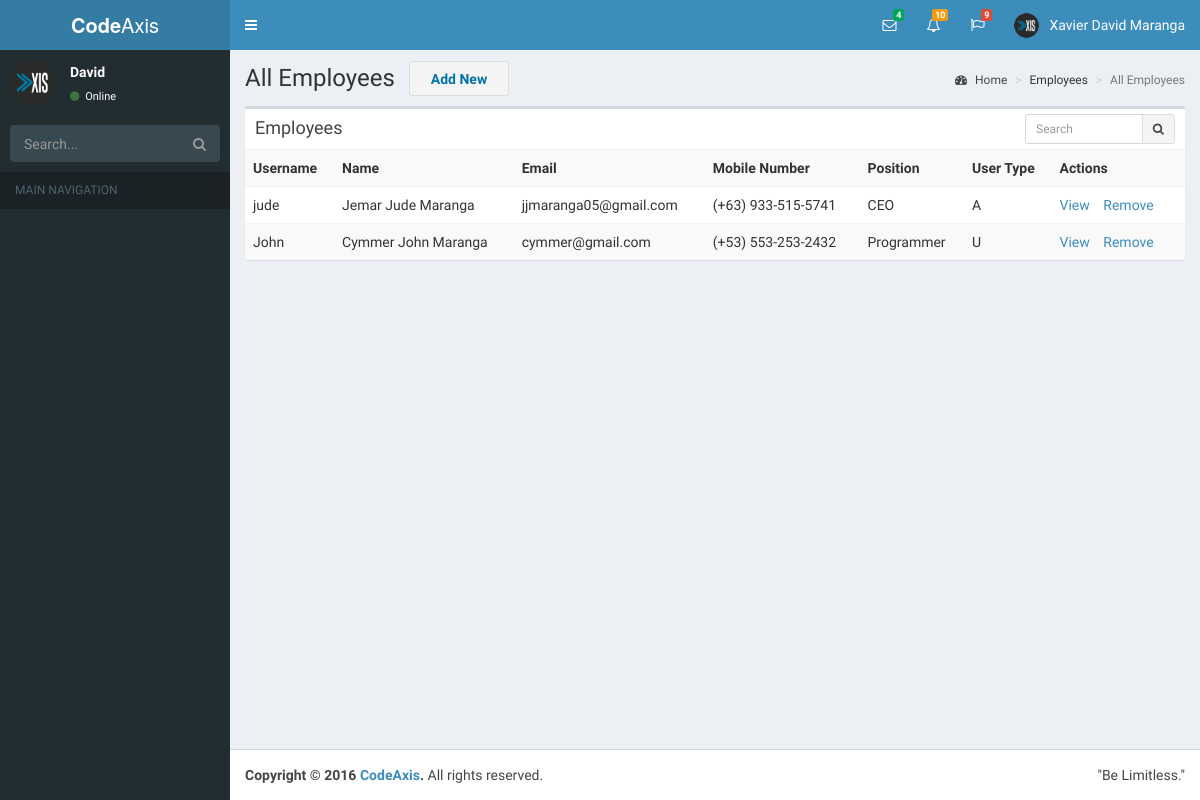
The page /employees.php (signed in) on the database its author committed.
### tables this page shows
CREATE TABLE `user` (
  `UserID` int(11) NOT NULL,
  `UserType` char(1) NOT NULL,
  `FirstName` varchar(50) NOT NULL,
  `LastName` varchar(50) NOT NULL,
  `Gender` varchar(6) NOT NULL,
  `Age` tinyint(4) NOT NULL,
  `MembershipDate` date NOT NULL,
  `Position` varchar(20) NOT NULL,
  `NickName` varchar(25) NOT NULL,
  `Email` varchar(50) NOT NULL,
  `PhoneNumber` varchar(20) NOT NULL,
  `TelephoneNumber` varchar(15) NOT NULL,
  `BiographicalInfo` text NOT NULL,
  `ProfilePicture` tinytext NOT NULL,
  `Password` varchar(30) NOT NULL,
  `UserName` varchar(30) NOT NULL
);

### employees.php (the view, shortened to what this page needs)
<?php
	include('config.php');
?>
<!DOCTYPE html>
<html>
	<head>
		<link rel="stylesheet" href="bootstrap/css/bootstrap.min.css">
		<link rel="stylesheet" href="css/font-awesome.min.css">
		<link rel="stylesheet" href="https://cdnjs.cloudflare.com/ajax/libs/ionicons/2.0.1/css/ionicons.min.css">
		<link rel="stylesheet" href="includes/dist/css/AdminLTE.min.css">
		<link rel="stylesheet" href="includes/dist/css/skins/skin-blue.min.css">
		<link rel="stylesheet" href="css/employee.css">
	</head>
	<body class="hold-transition skin-blue sidebar-mini">
		<div class="wrapper">
			<?php include('header.php'); ?>
			<?php include('sidebar.php'); ?>
			<div class="content-wrapper">
				<section class="content-header">
					<h1>
						All Employees
					</h1>
					<a href="employee-new.php"><button type="button" class="btn btn-block btn-default add-new">Add New</button></a>
					<ol class="breadcrumb">
						<li><a href="main.php"><i class="fa fa-dashboard"></i> Home</a></li>
						<li>Employees</li>
						<li class="active">All Employees</li>
					</ol>
				</section>
				<section class="content">
					<div class="box">
						<div class="box-header">
						  <h3 class="box-title">Employees</h3>
						  <div class="box-tools">
							<div class="input-group input-group-sm" style="width: 150px;">
							  <input type="text" name="table_search" class="form-control pull-right" placeholder="Search">
							  <div class="input-group-btn">
								<button type="submit" class="btn btn-default"><i class="fa fa-search"></i></button>
							  </div>
							</div>
						  </div>
						</div>
						<div class="box-body table-responsive no-padding">
						  <table class="table table-striped">
							<tbody><tr>
							  <th>Username</th>
							  <th>Name</th>
							  <th>Email</th>
							  <th>Mobile Number</th>
							  <th>Position</th>
							  <th>User Type</th>
							  <th>Actions</th>
							</tr>
							<?php
								$sql = "SELECT username, firstname, lastname, email, phonenumber, position, usertype FROM USER";
								$results = $connection->query($sql);
								while($result = $results->fetch_assoc()) {
									if($result['username'] == $_SESSION['username']) continue;
									echo '<tr>';
										echo '<td>' . $result['username'] . '</td>';
										echo '<td>' . $result['firstname'] . ' ' . $result['lastname'] . '</td>';
										echo '<td>' . $result['email'] . '</td>';
										echo '<td>' . $result['phonenumber'] . '</td>';
										echo '<td>' . $result['position'] . '</td>';
										echo '<td>' . $result['usertype'] . '</td>';
										echo '<td class="actions"><a href="employee-profile.php?username=' . $result['username'] . '">View</a>
													<a href="employees.php?username='. $result['username'] .'">Remove</a></td>';
									echo '</tr>';
								}
							?>
						  </tbody></table>
						</div>
					  </div>
				</section>
			</div>
			<?php include('footer.php'); ?>
		</div>
	</body>
</html>

### css/employee.css (style rules this page uses)
.actions a { margin-right: 10px; cursor: pointer; }
.add-new { width: 100px; height: 35px; color: #0073aa; font-weight: 700; position: absolute; top: 11px; left: 179px; }

### rows shown on the page
user: UserName "jude", FirstName "Jemar Jude", LastName "Maranga", Email "jjmaranga05@gmail.com", PhoneNumber "(+63) 933-515-5741", Position "CEO", UserType "A"
user: UserName "John", FirstName "Cymmer John", LastName "Maranga", Email "cymmer@gmail.com", PhoneNumber "(+53) 553-253-2432", Position "Programmer", UserType "U"

### other values the page prints
$countMessageNotViewed "4"
$_SESSION['first_name'] "Xavier David"
$_SESSION['last_name'] "Maranga"
$_SESSION['username'] "David"
